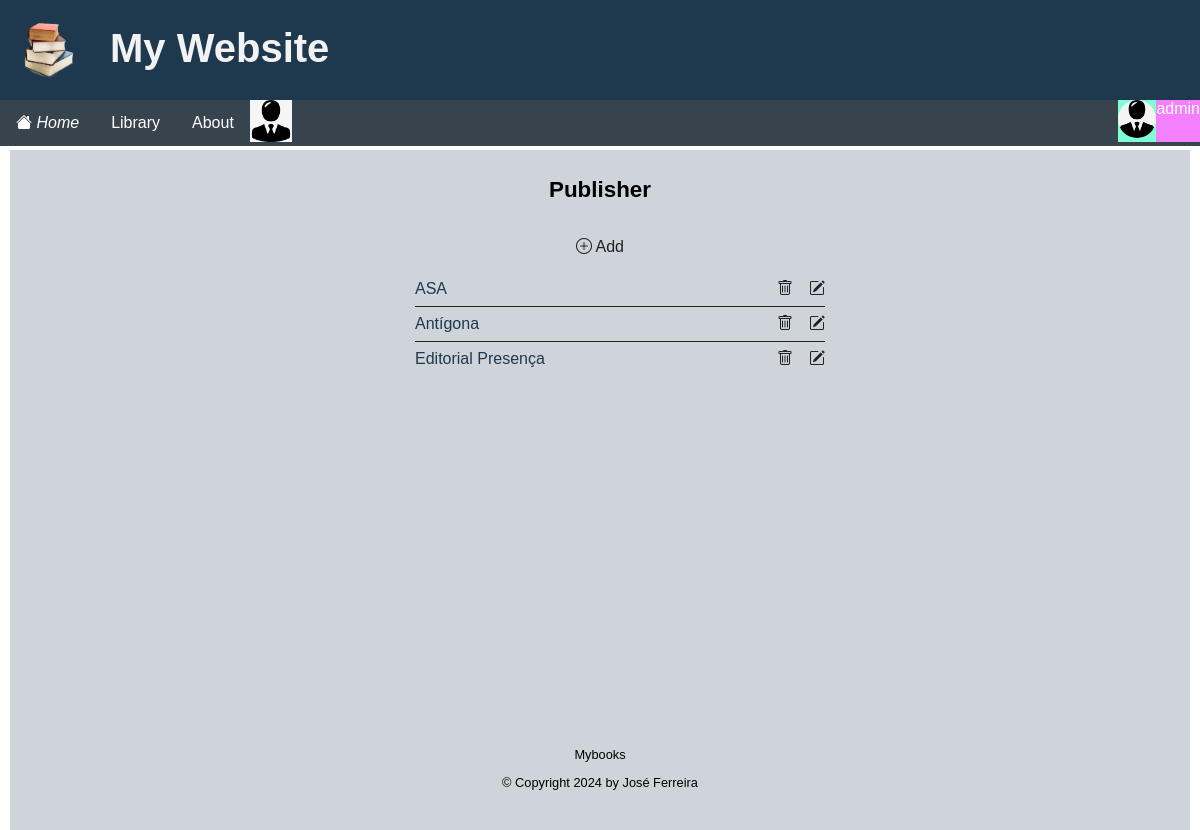
The app's page /publishers/ (signed in) with its own data.
### apps/accounts/models.py (models this page shows, shortened)
class Profile(models.Model):
    user = models.OneToOneField(User, on_delete=models.CASCADE)
    avatar = models.ImageField(default='avatar.jpg', upload_to=image_file_path)

### apps/books/models.py (models this page shows, shortened)
class Publisher(models.Model):
    name = models.CharField(max_length=255)
    description = models.TextField(max_length=500, null=True, blank=True)
    created_by = models.ForeignKey(User, on_delete=models.CASCADE, default=1)
    created = models.DateTimeField(auto_now_add=True)
    modified = models.DateTimeField(auto_now=True)
    class Meta:
        ordering = ["name"]

### apps/books/views.py (the view)
# urls.py: path('publishers/', views.PublisherList.as_view(),name='publishers'),
class PublisherList(LoginRequiredMixin, ListView):
    model = Publisher
    context_object_name = 'publishers'
    def get_context_data(self, **kwargs):
        context = super().get_context_data(**kwargs)
        context['publishers'] = context['publishers']
        return context

### templates/books/publisher_list.html (shortened to what this page needs)
{% extends "base.html" %}
{% block content %}
<div class="center-panel">
	<h2>Publisher</h2>
	<div  class="list-controls">
		<a href="{% url 'publisher-add' %}"><i class="bi bi-plus-circle"></i> Add</a>
	</div>
	{% if object_list %}
	<ul class="list">
		{% for publisher in object_list %}
			<li><a href="{%url 'publisher' publisher.id %}">{{ publisher.name }}</a>
				 <div  class="list-controls">
				 	<a href="{%url 'publisher-delete' publisher.id %}"><i class="bi bi-trash"></i></a>
					<a href="{%url 'publisher-update' publisher.id %}"><i class="bi bi-pencil-square"></i></a>
		         </div>
		    </li>
		{% endfor %}
	{% endif %}
	</ul>
</div>
{% endblock content %}

### templates/base.html (shortened to what this page needs)
{% load i18n %}
<!DOCTYPE html>
<html lang="en">
    <head>
        {%load static %}
        <link rel="stylesheet" href="{% static 'css/style.css' %}" />
    </head>
    <body>
        <header class="header">
            <a href="#"><img class="logo" src="{% static 'images/logo.png' %}" alt="logo"></a>
            <h1>My Website</h1>
            <ul class="topnav">
                {% if request.user.is_authenticated %}
                <li class="active"><a href="{%url 'home'%}"><i class="bi bi-house-fill"> Home </i></a></li>
                {% else %}
                <li class="active"><a href="{%url 'index'%}"><i class="bi bi-house-fill"> Home </i></a></li>
                {% endif %}
                {% block navbar %}
                <li class="left">
                    {% if request.user.is_authenticated %}
                    <div class="dropdown left">
                        <button class="dropbtn">Library</button>
                    </div>
                    {% endif %}
                </li>
                {% endblock navbar %}
                <li><a href="{% url 'about' %}">About</a></li>
                <li class="left">
                    {% if request.user.is_authenticated %}
                        {% if user.profile %}
                            <img src="{{ user.profile.avatar.url }}" alt="{{ user.username }}" width="42" height="42"/>
                        {% endif %}
                    {% endif %}
                </li>
                {% if request.user.is_authenticated %}
                <li class="right">
                    <div class="dropdown right">
                        <button class="dropbtn" style="background-color: rgb(244, 127, 255); margin: 0%; padding: 0%;">
                            {{ request.user }}
                            <div style="background-color: aquamarine; float: left; margin: 0%; padding: 0%;">
                                {% if user.profile %}
                                <img src="{{ user.profile.avatar.url }}" alt="{{ user.username }}" width="38" height="38" style="border-radius: 25px;"/>
                                {% endif %}
                            </div>
                        </button>
                    </div>
                </li>
                {% else %}
                <li class="right">
                    <a href="{% url 'login' %}">Login</a>
                    <a href="{% url 'register' %}">Join Now</a>
                </li>
                {% endif %}
            </ul>
        </header>
        <main class="main">
            <div class="container">
            {%block content %}
            {%endblock content%}
            </div>
        </main>
        <footer class="footer">
            <div class="container">
                <p>Mybooks</p>
                <p>&copy; Copyright {% now "Y" %} by José Ferreira</p>
            </div>
        </footer>
    </body>
</html>

### static/css/style.css (style rules this page uses)
:root { --color-body: #ffffff; --color-header: #253f85; --color-nav: #38444d; --color-load-button: #2e6357; --color-footer: #ced4da; --color-primary: #1e384d; --color-secondary: #38444d; --color-secondary-hover: #2f91e2; --color-tertiary: #e4ebf7; --color-tertiary-hover: #a1c6e4; --color-light: #f2f2f2; --color-gray: #ced4da; --color-dark: #212121; --color-white: #ffffff; --color-error: #cf1616; --color-warning: #ffc900; --color-info: #02a2b9; --color-success: #1ba345; --color-input: #0084a5; --color-danger: #cf1616; --border-radius: 5px; }
* { box-sizing: border-box; text-rendering: optimizeLegibility; }
html, body { height: 100%; }
body { font-family: Arial; padding: 10px; background: var(--color-body); margin: 0; }
h1 { font-size: 2rem; line-height: 1.5; }
h2 { font-size: 1.4rem; }
a { color: var(--color-primary); text-decoration: none; }
.container { max-width: 960px; margin: 0 auto; padding: 0.5rem; }
.header { position: fixed; top: 0; left: 0; margin: 0; width: 100%; height: 100px; list-style-type: none; margin: 0; padding: 0; z-index: 5; overflow: hidden; background: var(--color-primary); }
.header h1 { position: relative; margin: 18px; left: 30px; color: var(--color-light); font-size: 40px; }
.logo { padding-top: 15px; padding-left: 15px; width: 80px; height: 80px; float: left; }
.topnav { position: fixed; top: 100px; left: 0; width: 100%; height: 46px; list-style-type: none; margin: 0; padding: 0; z-index: 5; overflow: visible; background-color: var(--color-secondary); }
.topnav li { float: left; background-color: var(--color-secondary); }
.topnav li.right { float: right; background-color: var(--color-secondary); }
.topnav li a { position: relative; display: inline-block; color: white; text-align: center; padding: 14px 16px; text-decoration: none; }
.topnav .dropdown { position: relative; display: inline-block; }
.topnav .dropdown.right { float: right; }
.topnav .dropdown.left { float: left; }
.topnav .dropbtn { background-color: var(--color-secondary); color: white; padding: 14px 16px; font-size: 16px; border: none; cursor: pointer; }
.footer { position: relative; top: 100px; padding: 20px; margin-top: 20px; font-size: 0.8rem; text-align: center; background: var(--color-footer); }
.main { position: relative; top: 140px; left: 0; margin: 0; padding: 0; z-index: 1; background-color: var(--color-gray); }
input, select, textarea, button { font: inherit; }
.center-panel { display: flex; flex-direction: column; align-items: center; min-height: 70vh; }
.list { list-style: none; width: 100%; max-width: 450px; }
.list li { display: flex; justify-content: space-between; align-items: center; width: 100%; border-bottom: solid 1px var(--color-dark); padding: 0.5rem 0; }
.list li:last-of-type { border-bottom: none; }
.list-controls { display: flex; justify-content: space-between; gap: 1rem; }
.list-controls a { color: var(--color-dark); }

### records on screen
Publisher: name "ASA"
Publisher: name "Antígona"
Publisher: name "Editorial Presença"

### other values on screen
{{ request.user }} "admin"
